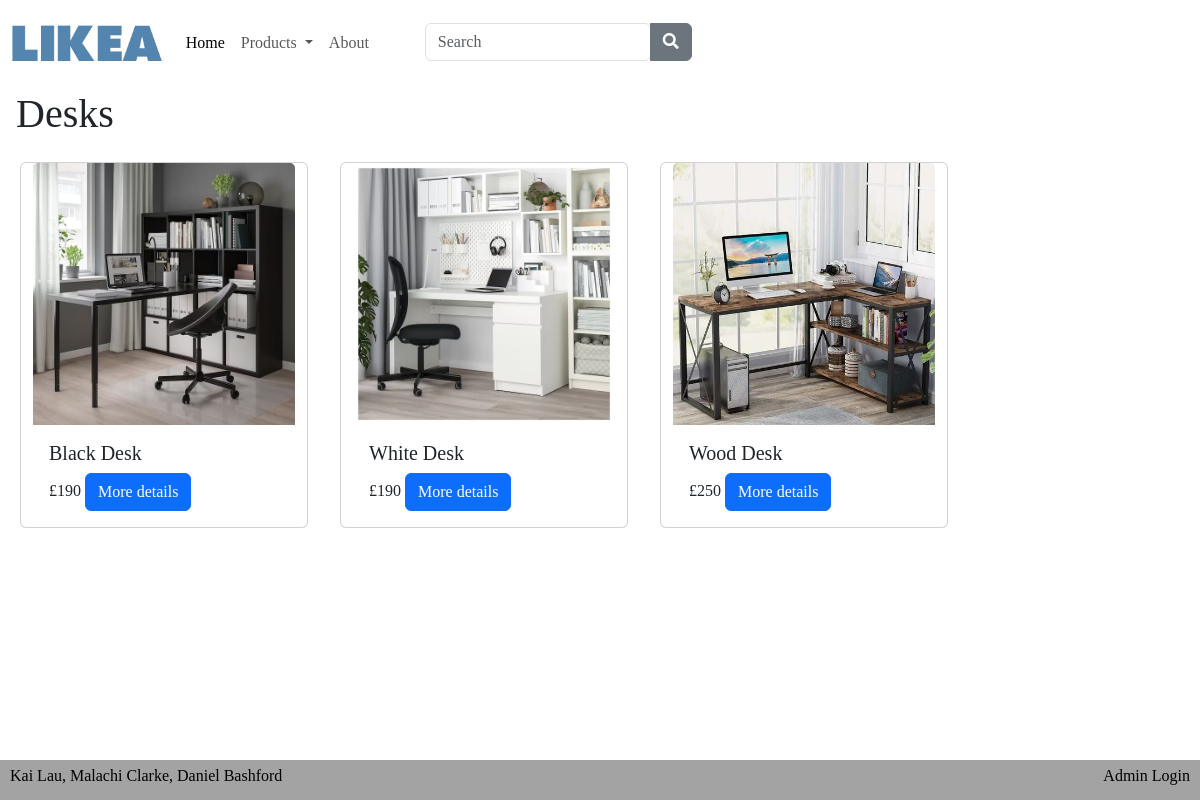
/desks.php, run on the app's committed database.
### tables this page shows
CREATE TABLE `cs_product` (
  `id` int(11) NOT NULL,
  `name` varchar(50) DEFAULT NULL,
  `description` text DEFAULT NULL,
  `price` int(11) DEFAULT NULL
);

CREATE TABLE `media` (
  `id` int(11) NOT NULL,
  `name` varchar(50) DEFAULT NULL,
  `path` varchar(255) DEFAULT NULL
);

### functions/fetch_desk_cards.php (the view)
<?php
        try {
            $con->autocommit(false);
            $products_query = "
                SELECT cs_product.id, cs_product.name, cs_product.description, cs_product.price, media.path
                FROM cs_product
                LEFT JOIN cs_product_media ON cs_product.id = cs_product_media.product_id
                LEFT JOIN media ON cs_product_media.media_id = media.id
                LEFT JOIN cs_category_prd ON cs_product.id = cs_category_prd.product_id
                LEFT JOIN cs_category ON cs_category_prd.category_id = cs_category.id
                WHERE cs_category.id = 6 AND media.path LIKE '%1%'
            ";
            $stmt_products = $con->prepare($products_query);
            $stmt_products->execute();
            $stmt_products->bind_result($id, $name, $description, $price, $mediaPath);
            $products_array = array();
            while ($stmt_products->fetch()) {
                $products_data = array(
                    'id' => $id,
                    'name' => $name,
                    'description' => $description,
                    'price' => $price,
                    'mediaPath' => $mediaPath
                );
                $products_array[] = $products_data;
            }
            $con->commit();
            foreach ($products_array as $product) {
                echo "<div class='card' style='width: 18rem; margin: 1rem;'>";
                echo "<img src='". $product['mediaPath']. "' class='card-img-top' alt='Product Image'>";
                echo "<div class='card-body'>";
                echo "<h5 class='card-title'>". $product['name']. "</h5>";
                echo "<p class='card-text'>£". $product['price']. " <a class='btn btn-primary' href='product_detail.php?product_id={$product['id']}'>More details</a> </p>";
                echo "</div>";
                echo "</div>";
            }
            } catch (Exception $e) {
                $con->rollback();
                echo "ERROR:" . $e->getMessage();
            } finally {
                $stmt_products->close();
                $con->autocommit(true);
            }
?>

### css/styles.css (style rules this page uses)
html, body { height: 100%; margin: 0; }
body { display: flex; flex-direction: column; }
body { font-family: "Playfair Display", serif; }

### data on the page
cs_product: media.path (picture), name "Black Desk", price "190"
cs_product: media.path (picture), name "White Desk", price "190"
cs_product: media.path (picture), name "Wood Desk", price "250"
